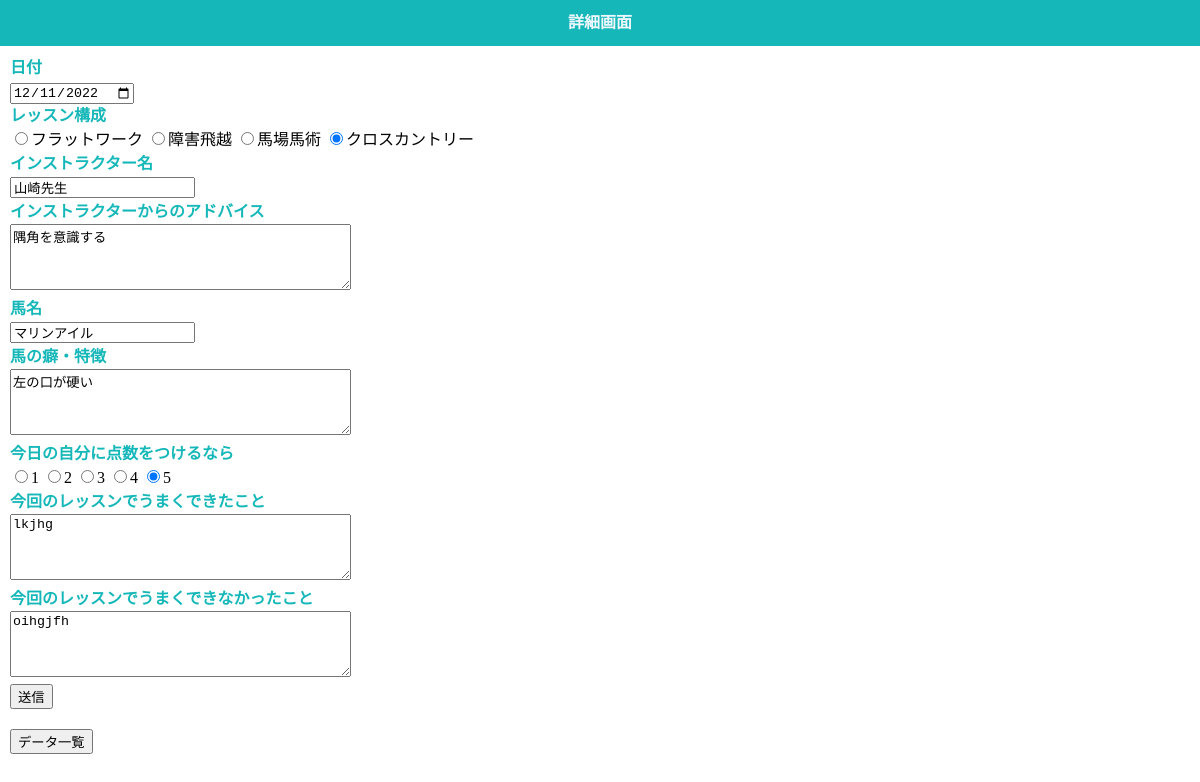
Page /detail.php?id=10 on the committed database.
### tables this page shows
CREATE TABLE `gs_bm_table` (
  `id` int(12) NOT NULL,
  `ride_day` date NOT NULL,
  `activity` varchar(12) NOT NULL,
  `instructor` varchar(64) NOT NULL,
  `advice` text NOT NULL,
  `horse` varchar(64) NOT NULL,
  `horse_habit` text NOT NULL,
  `rating` int(1) NOT NULL,
  `good` text NOT NULL,
  `improvements` text NOT NULL,
  `date` datetime NOT NULL
);

### funcs.php (called while the page is built, shortened)
<?php
function h($str)
{
    return htmlspecialchars($str, ENT_QUOTES, 'UTF-8');
}

### detail.php (the view, shortened to what this page needs)
<?php
$id = $_GET['id'];
require_once('funcs.php');
$pdo = db_conn();
$stmt = $pdo->prepare('SELECT * FROM gs_bm_table WHERE id = :id;');
$stmt->bindValue(':id', $id, PDO::PARAM_INT);
$status = $stmt->execute();
$fw ="";
$ju ="";
$dr ="";
$cc ="";
if ($status === false) {
    $error = $stmt->errorInfo();
    exit('SQLError:' . print_r($error, true));
} else {
     $result = $stmt->fetch(PDO::FETCH_ASSOC);
    }
if( $result['activity'] === "fw"){
    $fw = "checked";
}elseif($result['activity'] === "ju"){
    $ju= "checked";
}elseif($result['activity'] === "dr"){
    $dr= "checked";
}elseif($result['activity'] === "cc"){
    $cc= "checked";
}
if( $result['rating'] == 1){
    $r1 = "checked";
}elseif($result['rating'] == 2){
    $r2= "checked";
}elseif($result['rating'] === 3){
    $r3= "checked";
}elseif($result['rating'] === 4){
    $r4= "checked";
}elseif($result['rating'] === 5){
    $r5= "checked";
}
?>
<!DOCTYPE html>
<html lang="ja">
<head>
    <link rel="stylesheet" href="css/reset.css">
    <link rel="stylesheet" href="css/style.css">
        <link rel="stylesheet" href="https://ajax.googleapis.com/ajax/libs/jqueryui/1.12.1/themes/smoothness/jquery-ui.css">
</head>
<body>
<header class="header">
    <h1>詳細画面</h1>
</header>
    <main>
        <form action="update.php" method="post">
    <div class="jumbotron">
            <fieldset>
        <div class="bold">日付</div>
        <input type="date" id="datepicker" name="ride_day" value="<?= h($result['ride_day'])?>">
        <div>
        <p class="bold">レッスン構成</p>
            <label><input type="radio" name="activity" value="fw" <?php echo $fw; ?>>フラットワーク</label>
            <label><input type="radio" name="activity" value="ju" <?php echo $ju; ?>>障害飛越</label>
            <label><input type="radio" name="activity" value="dr" <?php echo $dr; ?>>馬場馬術</label>
            <label><input type="radio" name="activity" value="cc" <?php echo $cc; ?>>クロスカントリー</label>
        </div>
      <div class="bold">インストラクター名</div>
             <input type="text" name="instructor" value="<?= h($result['instructor'])?>">
      <div class="bold">インストラクターからのアドバイス</div>
        <label><textArea name="advice" rows="4" cols="40"><?=h($result['advice'])?></textArea></label><br>
        <p class="bold">馬名</p>
        <input type="text" name="horse" value="<?= h($result['horse'])?>">
         <div class="bold">馬の癖・特徴</div>
        <label><textArea name="horse_habit" rows="4" cols="40"><?=h($result['horse_habit'])?></textArea></label><br>
        <div class="bold">今日の自分に点数をつけるなら</div>
            <label><input type="radio" name="rating" value="1" <?php echo $r1; ?>>1</label>
            <label><input type="radio" name="rating" value="2" <?php echo $r2; ?>>2</label>
            <label><input type="radio" name="rating" value="3" <?php echo $r3; ?>>3</label>
            <label><input type="radio" name="rating" value="4" <?php echo $r4; ?>>4</label>
            <label><input type="radio" name="rating" value="5" <?php echo $r5; ?>>5</label>
        <div class="bold">今回のレッスンでうまくできたこと</div>
        <label><textArea name="good" rows="4" cols="40"><?=h($result['good'])?></textArea></label><br>
        <div class="bold">今回のレッスンでうまくできなかったこと</div>
        <label><textArea name="improvements" rows="4" cols="40"><?=h($result['improvements'])?></textArea></label><br>
        <div><input type="submit" value="送信"></div>
        </fieldset>
        </div>
    </form>
    <nav class="navbar navbar-default">
            <div style="margin-top: 20px;">
        <a href="select.php"><button>データ一覧</button></a>
    </div>
        </nav>
        </main>
</body>
</html>

### css/style.css (style rules this page uses)
.header { background-color: #15B7B9; color:aliceblue; text-align: center; font-weight: bold; padding: 15px }
main { padding:10px; line-height: 1.5rem; }
.bold { color: #15B7B9; font-weight: bold; }

### rows in the picture
gs_bm_table: ride_day "12/11/2022", instructor "山崎先生", advice "隅角を意識する", horse "マリンアイル", horse_habit "左の口が硬い", good "lkjhg", improvements "oihgjfh"
